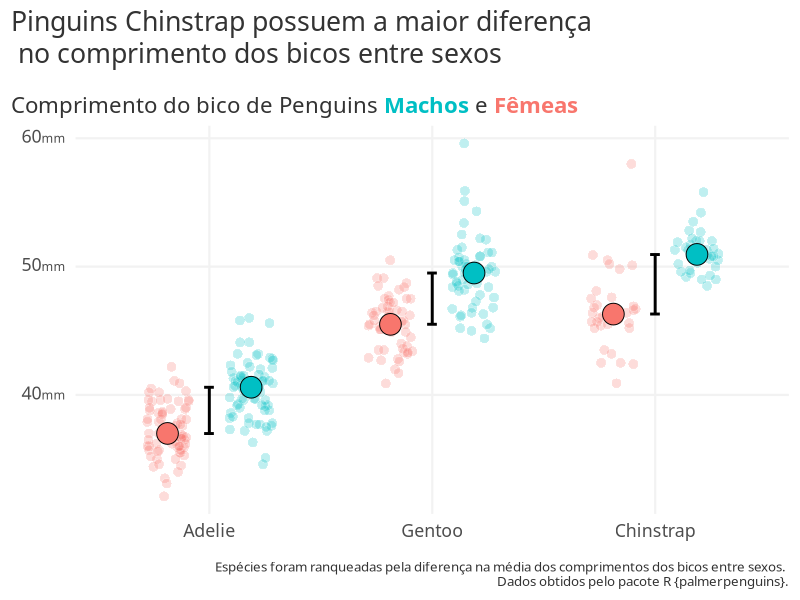
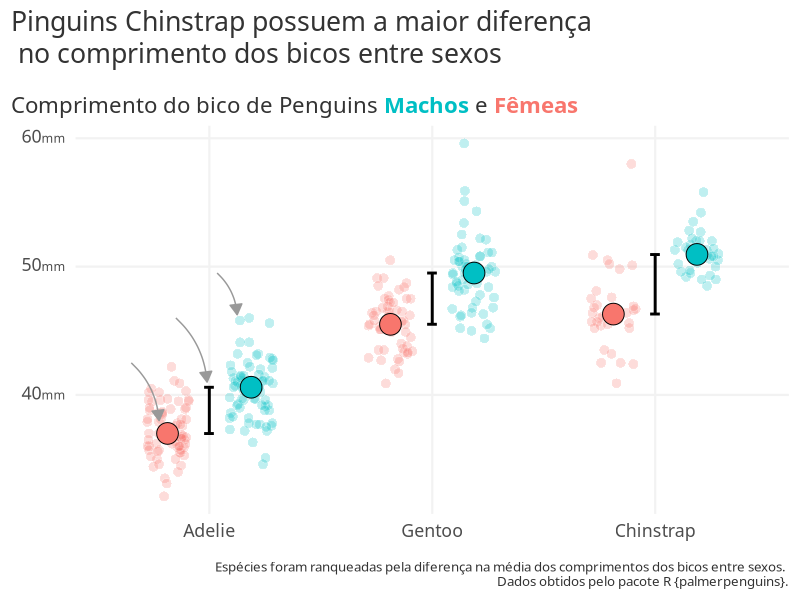
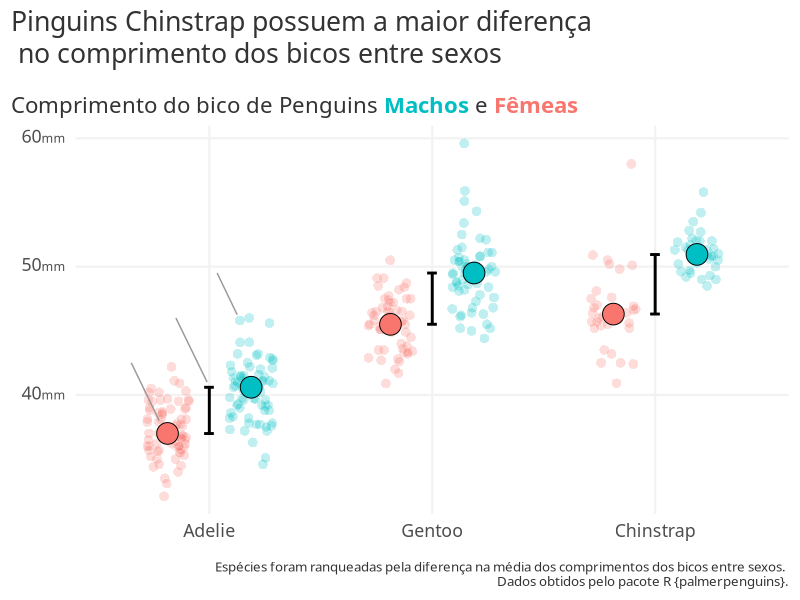

The R source for these figures, in order:
## ---- chunk 1
# carregar dados
penguins <- palmerpenguins::penguins |>
  dplyr::filter(!is.na(sex)) |>
  dplyr::mutate(
    group_median_bill_length = median(bill_length_mm),
    .by = c(species, sex)
  ) |>
  dplyr::mutate(
    species = forcats::fct_reorder(
      species,
      group_median_bill_length,
      .fun = \(x) unique(x) |>
        diff() |>
        abs()
    )
  )

# carregar oobjeto com o texto de rodapé
caption_text <- "Espécies foram ranqueadas pela diferença na média dos comprimentos dos bicos entre sexos. \n Dados obtidos pelo pacote R {palmerpenguins}."

## ---- chunk 2

cores <- scales::hue_pal()(2)
names(cores) <- c("female", "male")

subtitle_css_text <- glue::glue(
  "Comprimento do bico de Penguins ",
  "<span style='color: {cores['male']};'>**Machos**</span>",
  " e ",
  "<span style='color: {cores['female']};'>**Fêmeas**</span>"
)
suffix_css_text <- "<span style='font-size:12px;'>mm</span>"


# criar uma função para fazer a customização do gráfico
scales_theme_labs <- function(my_ggplot) {
  my_ggplot +
    ggplot2::theme_minimal(
      base_size = 16,
      base_family = "Source Sans Pro"
    ) +
    ggplot2::theme(
      plot.title.position = "plot",
      plot.caption.position = "plot",
      text = ggplot2::element_text(color = "grey20"),
      plot.title = ggplot2::element_text(lineheight = 1),
      plot.subtitle = ggtext::element_markdown(
        margin = ggplot2::margin(t = 4, b = 2, unit = "mm")
      ),
      plot.caption = ggplot2::element_text(size = ggplot2::rel(0.6)),
      panel.grid.minor = ggplot2::element_blank(),
      panel.grid.major = ggplot2::element_line(
        color = "grey95",
        linewidth = 0.75
      ),
      axis.text.y = ggtext::element_markdown(),
      legend.position = "none"
    ) +
    ggplot2::labs(
      x = ggplot2::element_blank(),
      y = ggplot2::element_blank(),
      subtitle = subtitle_css_text,
      fill = "Sexo",
      title = "Pinguins Chinstrap possuem a maior diferença \n no comprimento dos bicos entre sexos",
      caption = caption_text
    ) +
    ggplot2::scale_fill_manual(
      values = cores,
      labels = \(x) stringr::str_to_title(x)
    ) +
    ggplot2::scale_y_continuous(labels = scales::label_number(suffix = suffix_css_text))
}


# calcular a média por sexo e espécie para adicionar no gráfico
median_bill_length <- penguins |>
  # dplyr::group_by(sex, species) |>
  dplyr::summarise(
    median_bill_length = median(bill_length_mm),
    .by = c(sex, species)
  )


# criar um novo design para o gráfico
new_design <- penguins |>
  ggplot2::ggplot(
    mapping = ggplot2::aes(
      x = species,
      y = bill_length_mm,
      fill = sex
    )
  ) +
  # modificar os pontos
  ggplot2::geom_point(
    size = 3,
    alpha = 0.25, # diminuir a opacidade
    shape = 21,
    color = "white", # alterar a borda dos pontos para branco
    position = ggplot2::position_jitterdodge(seed = 34543)
  ) +
  # adicionar as médias como pontos
  ggplot2::geom_point(
    data = median_bill_length,
    ggplot2::aes(y = median_bill_length),
    size = 7,
    shape = 21,
    color = "black",
    position = ggplot2::position_dodge(width = 0.75)
  ) +
  # adicionar a média como linha
  ggplot2::geom_line(
    data = median_bill_length,
    ggplot2::aes(y = median_bill_length, group = species),
    col = "black",
    linewidth = 1
  ) +
  # adicionar pontos  na ponta das linhas de médias
  ggplot2::geom_point(
    data = median_bill_length,
    ggplot2::aes(y = median_bill_length, group = species),
    col = "black",
    shape = "-",
    size = 10
  )

new_design |> scales_theme_labs()

## ---- chunk 3

# plot com curvas
new_design_with_lines <- new_design +
  ggplot2::annotate(
    geom = "curve", # tipo de linha a ser usada, nesse caso é uma curva
    # adicionar local onde as linhas devem ser plotadas
    # coordenadas para cada linha, como serão 3 coordenadas, então é um vetor númerico com 3 valores
    x = c(0.65, 0.85, 1.035),
    xend = c(0.775, 0.99, 1.125),
    y = c(42.5, 46, 49.5),
    yend = c(38, 41, 46.25),
    color = "grey60",
    # curvature = 0.2, # fazer a linha ficar curva
    curvature = -0.2, # inverter a direção da curva na linha
    # transformar as linhas em flechas
    arrow = ggplot2::arrow(
      length = ggplot2::unit(0.3, "cm"),  # tamanho da flecha
      type = "closed" # deixar a cabeça da flecha fechada
    )
  )

new_design_with_lines |> scales_theme_labs()


# plot com linhas
new_design_with_lines <- new_design +
  ggplot2::annotate(
    geom = "segment", # tipo de linha a ser usada, nesse caso é uma linha simples
    # adicionar local onde as linhas devem ser plotadas
    # coordenadas para cada linha, como serão 3 coordenadas, então é um vetor númerico com 3 valores
    x = c(0.65, 0.85, 1.035),
    xend = c(0.775, 0.99, 1.125),
    y = c(42.5, 46, 49.5),
    yend = c(38, 41, 46.25),
    color = "grey60"
  )

new_design_with_lines |> scales_theme_labs()
